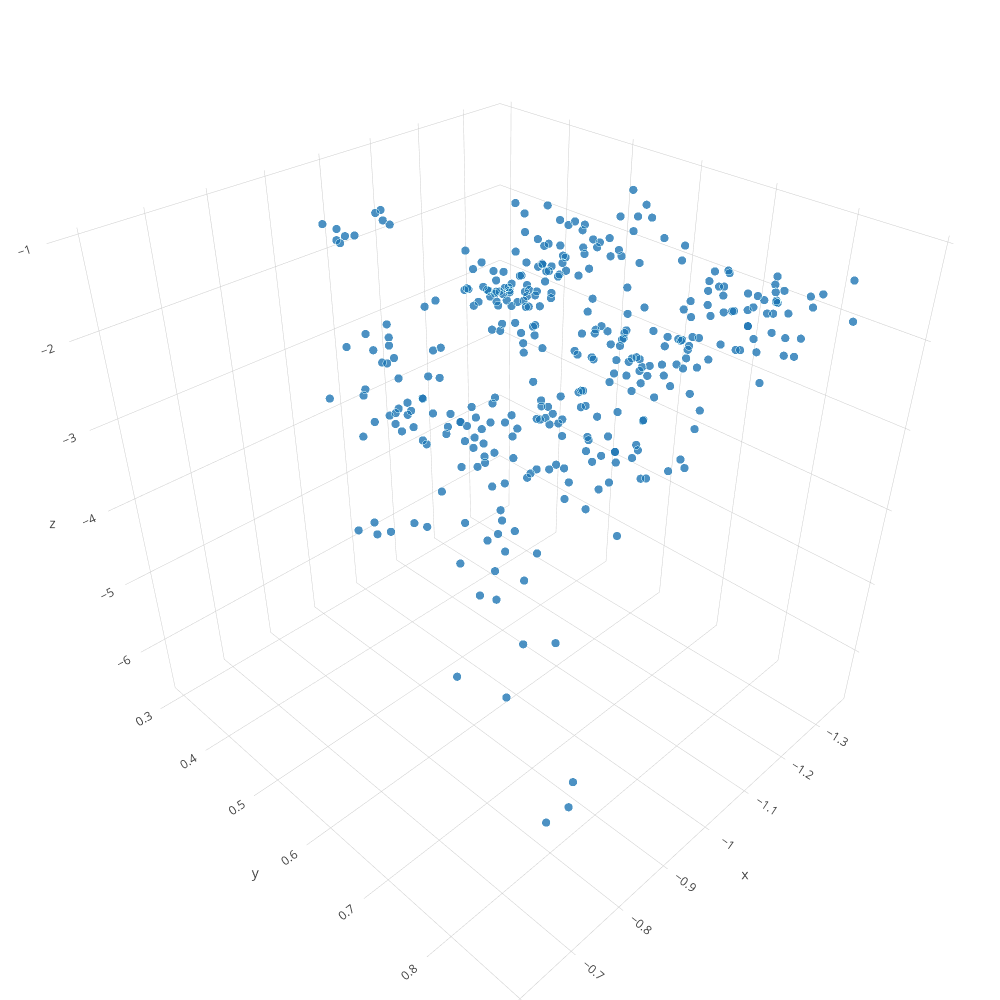

Notebook code cell kept with this figure:
### Code cell
trace = create_trace_3d((train.eyes.l.inner_vector / train.eyes.l.outer_vector), **marker_style)

layout = go.Layout(margin=dict(l=0, r=0, b=0, t=0), width=1000, height=1000)

fig = go.Figure(data=[trace], layout=layout)
iplot(fig, filename='simple-3d-scatter')

### Figure 1 — Plotly figure (JSON) as saved in the notebook; plotly's stock layout.template omitted (floating-point values rounded to 4 significant figures; data arrays with more than 128 entries replaced by an {"elided": "..."} marker saying what was removed)
{"data": [{"marker": {"line": {"color": "rgba(217, 217, 217, 0.14)", "width": 0.5}, "opacity": 0.8, "size": 3}, "mode": "markers", "type": "scatter3d", "uid": "01aa1be8-a5fc-11e8-98e3-d0817aa88a62", "x": {"elided": "360 float values"}, "y": {"elided": "360 float values"}, "z": {"elided": "360 float values"}}], "layout": {"height": 1000, "margin": {"b": 0, "l": 0, "r": 0, "t": 0}, "width": 1000}}
